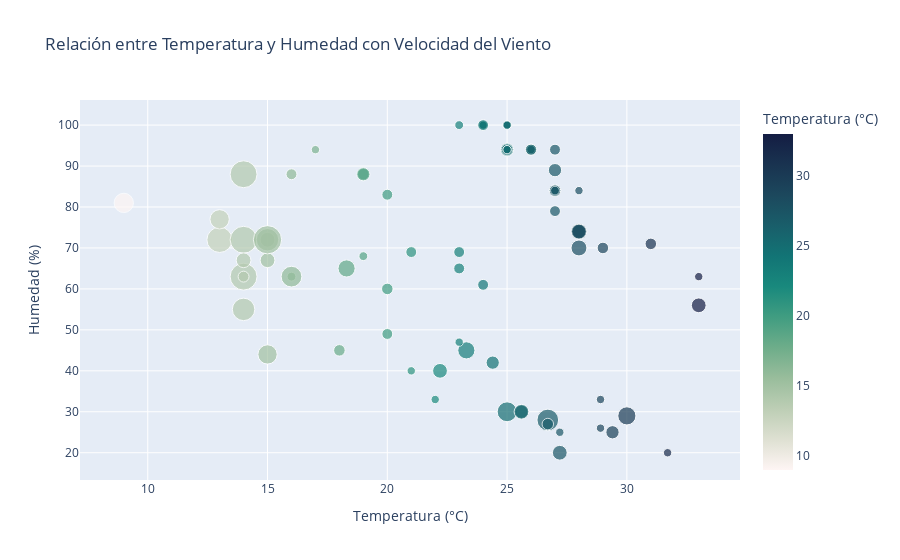

The code cell stored with this chart in its notebook:
### Markdown cell above
# Apartado 16

El objetivo de este apartado es analizar la relación entre la temperatura y la humedad en diferentes países, utilizando un gráfico de dispersión interactivo con Plotly. Además, se representará la velocidad del viento mediante el tamaño de los puntos en el gráfico.

    Selección de datos: 
Filtra la información de los siguientes países:

España
Tailandia
Nueva Zelanda
Estados Unidos

    Creación de la visualización:

Usa Plotly para generar un gráfico de dispersión (scatter plot) donde:

Eje X: Temperatura (°C)

Eje Y: Humedad (%)

Tamaño de los puntos: Velocidad del viento (km/h)

Color de los puntos: Temperatura (°C), utilizando la escala de colores "tempo"

Agrega información adicional en el hover para mostrar el nombre del país y la ciudad.

### Code cell
import pandas as pd
import plotly.express as px
from plotly.offline import init_notebook_mode

# Habilitar renderizado interactivo en Jupyter
init_notebook_mode(connected=True)

# Cargar los datos desde el archivo CSV
archivo_csv = "GlobalWeatherRepository.csv"
df = pd.read_csv(archivo_csv)

# Filtrar solo los países deseados
paises_interes = ["Spain", "Thailand", "New Zealand", "United States of America"]
df_filtrado = df[df["country"].isin(paises_interes)]

# Crear el gráfico de dispersión
fig = px.scatter(
    df_filtrado, 
    x="temperature_celsius", 
    y="humidity", 
    size="wind_kph",  # Tamaño de los puntos según la velocidad del viento
    color="temperature_celsius",  # Color según la temperatura
    color_continuous_scale="tempo",  # Escala de colores
    hover_data={"country": True, "location_name": True, "wind_kph": True},  # Mostrar país, ciudad y viento en hover
    title="Relación entre Temperatura y Humedad con Velocidad del Viento",
    labels={
        "temperature_celsius": "Temperatura (°C)", 
        "humidity": "Humedad (%)", 
        "wind_kph": "Velocidad del Viento (km/h)", 
        "country": "País", 
        "location_name": "Ubicación"
    }
)

# Mejorar el diseño del gráfico
fig.update_layout(
    xaxis_title="Temperatura (°C)", 
    yaxis_title="Humedad (%)", 
    coloraxis_colorbar_title="Temperatura (°C)"
)

# Mostrar el gráfico
fig.show()

### Figure 1 — Plotly figure (JSON) as saved in the notebook; plotly's stock layout.template omitted (floating-point values rounded to 4 significant figures; data arrays with more than 128 entries replaced by an {"elided": "..."} marker saying what was removed)
{"data": [{"customdata": {"elided": "80x3 mixed values"}, "hovertemplate": "Temperatura (°C)=%{marker.color}<br>Humedad (%)=%{y}<br>Velocidad del Viento (km/h)=%{customdata[2]}<br>País=%{customdata[0]}<br>Ubicación=%{customdata[1]}<extra></extra>", "legendgroup": "", "marker": {"color": [33.0, 9.0, 20.0, 33.0, 23.3, 26.0, 13.0, 18.0, 31.0, 22.2, 25.0, 14.0, 21.0, 27.0, 26.7, 24.0, 14.0, 22.0, 27.0, 18.3, 26.0, 16.0, 23.0, 28.0, 24.4, 23.0, 14.0, 16.0, 28.0, 30.0, 24.0, 13.0, 17.0, 28.0, 28.9, 25.0, 14.0, 19.0, 28.0, 25.0, 25.0, 14.0, 21.0, 27.0, 25.6, 24.0, 16.0, 23.0, 29.0, 27.2, 26.0, 15.0, 24.0, 27.0, 25.6, 25.0, 15.0, 23.0, 28.0, 26.7, 25.0, 15.0, 19.0, 26.0, 29.4, 24.0, 15.0, 20.0, 25.0, 31.7, 25.0, 14.0, 19.0, 27.0, 28.9, 25.0, 15.0, 20.0, 27.0, 27.2], "coloraxis": "coloraxis", "size": [3.6, 19.1, 6.1, 11.2, 15.1, 3.6, 33.1, 6.8, 6.8, 11.2, 4.0, 37.1, 3.6, 6.1, 24.1, 3.6, 37.1, 3.6, 9.0, 15.1, 6.8, 4.0, 3.6, 9.0, 9.0, 4.0, 11.2, 6.1, 13.0, 16.9, 3.6, 19.1, 3.6, 3.6, 3.6, 3.6, 6.1, 6.8, 11.2, 20.2, 3.6, 37.1, 6.1, 6.8, 9.0, 3.6, 22.0, 6.1, 6.8, 11.2, 3.6, 11.2, 6.1, 6.8, 11.2, 3.6, 11.2, 6.1, 13.0, 6.8, 9.0, 25.9, 9.0, 6.1, 9.0, 6.1, 41.0, 6.1, 6.8, 3.6, 3.6, 25.9, 4.0, 4.0, 3.6, 3.6, 19.1, 6.8, 6.1, 3.6], "sizemode": "area", "sizeref": 0.1025, "symbol": "circle"}, "mode": "markers", "name": "", "orientation": "v", "showlegend": false, "type": "scatter", "x": [33.0, 9.0, 20.0, 33.0, 23.3, 26.0, 13.0, 18.0, 31.0, 22.2, 25.0, 14.0, 21.0, 27.0, 26.7, 24.0, 14.0, 22.0, 27.0, 18.3, 26.0, 16.0, 23.0, 28.0, 24.4, 23.0, 14.0, 16.0, 28.0, 30.0, 24.0, 13.0, 17.0, 28.0, 28.9, 25.0, 14.0, 19.0, 28.0, 25.0, 25.0, 14.0, 21.0, 27.0, 25.6, 24.0, 16.0, 23.0, 29.0, 27.2, 26.0, 15.0, 24.0, 27.0, 25.6, 25.0, 15.0, 23.0, 28.0, 26.7, 25.0, 15.0, 19.0, 26.0, 29.4, 24.0, 15.0, 20.0, 25.0, 31.7, 25.0, 14.0, 19.0, 27.0, 28.9, 25.0, 15.0, 20.0, 27.0, 27.2], "xaxis": "x", "y": [63, 81, 49, 56, 45, 94, 72, 45, 71, 40, 100, 72, 40, 94, 28, 100, 63, 33, 89, 65, 94, 63, 47, 74, 42, 100, 67, 88, 74, 29, 100, 77, 94, 84, 33, 100, 63, 88, 74, 30, 94, 88, 69, 84, 30, 100, 63, 65, 70, 20, 94, 72, 61, 84, 30, 100, 67, 69, 70, 27, 94, 72, 88, 94, 25, 100, 72, 83, 94, 20, 94, 55, 68, 84, 26, 94, 44, 60, 79, 25], "yaxis": "y"}], "layout": {"coloraxis": {"colorbar": {"title": {"text": "Temperatura (°C)"}}, "colorscale": [[0, "rgb(254, 245, 244)"], [0.09091, "rgb(222, 224, 210)"], [0.1818, "rgb(189, 206, 181)"], [0.2727, "rgb(153, 189, 156)"], [0.3636, "rgb(110, 173, 138)"], [0.4545, "rgb(65, 157, 129)"], [0.5455, "rgb(25, 137, 125)"], [0.6364, "rgb(18, 116, 117)"], [0.7273, "rgb(25, 94, 106)"], [0.8182, "rgb(28, 72, 93)"], [0.9091, "rgb(25, 51, 80)"], [1, "rgb(20, 29, 67)"]]}, "legend": {"itemsizing": "constant", "tracegroupgap": 0}, "title": {"text": "Relación entre Temperatura y Humedad con Velocidad del Viento"}, "xaxis": {"anchor": "y", "domain": [0, 1], "title": {"text": "Temperatura (°C)"}}, "yaxis": {"anchor": "x", "domain": [0, 1], "title": {"text": "Humedad (%)"}}}}
